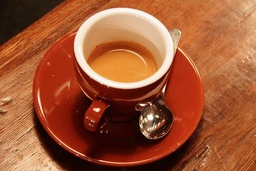
#> input picture Pictures/coffee.jpg, 256 x 171 px, shrunk from 600 x 400 before the run, found by its file name
$ python testing.py
#> lines starting #> are read from the running program, lines starting #| are printed output that depends on the picture; after the words box and inside, x2 and y2 are one past the last pixel; in counts of white or black regions, pixels touching at a corner belong together
import numpy as np
from skimage import io
from skimage import color
from skimage.transform import hough_ellipse
from skimage.feature import canny
from skimage.draw import ellipse_perimeter
from skimage.util import img_as_ubyte

def hough_ellipse_transform(img_path, min_size=100, max_size=120, accuracy=50, threshold=230, sigma=2.0, low_threshold=0.55, high_threshold=0.8):
    # Load picture, convert to grayscale, and detect edges
#> called with img_path = 'Pictures/coffee.jpg', min_size = 100, max_size = 120, accuracy = 50, threshold = 230, sigma = 2, low_threshold = 0.55, high_threshold = 0.8
    if isinstance(img_path, str):
        image_rgb = io.imread(img_path)
#> image_rgb is the input picture: shape (171, 256, 3); mean R, G, B 158.3, 85.8, 51.7
    else:
        image_rgb = img_path

    if len(image_rgb.shape) == 3:
        image_gray = color.rgb2gray(image_rgb)
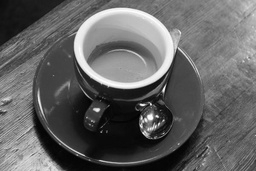
#> image_gray: shape (171, 256) float64; min 0.01, max 0.999, mean 0.387
    else:
        image_gray = image_rgb

    edges = canny(image_gray, sigma=sigma, low_threshold=low_threshold, high_threshold=high_threshold)
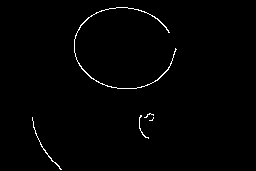
#> edges: shape (171, 256) bool; 1% white in thin lines or dots, all inside (x1, y1, x2, y2) = (32, 7, 177, 170)

    # Perform the Hough Transform for ellipses
    result = hough_ellipse(edges, accuracy=accuracy, threshold=threshold, min_size=min_size, max_size=max_size)

    # Check if any ellipses were found
    if result.size > 0:
        result.sort(order='accumulator')

        # Extract ellipse parameters
        best = list(result[-1])
        yc, xc, a, b = [int(round(x)) for x in best[1:5]]
        orientation = best[5]

        # Draw the ellipse on the original image
        cy, cx = ellipse_perimeter(yc, xc, a, b, orientation)
        image_rgb[cy, cx] = (0, 0, 255)  # Ensure these coordinates are within the image bounds
    else:
        print("No ellipses found")
    return image_rgb

# Example usage
image_path = 'Pictures/coffee.jpg'
result_image = hough_ellipse_transform(image_path)
io.imshow(result_image)
io.show()
